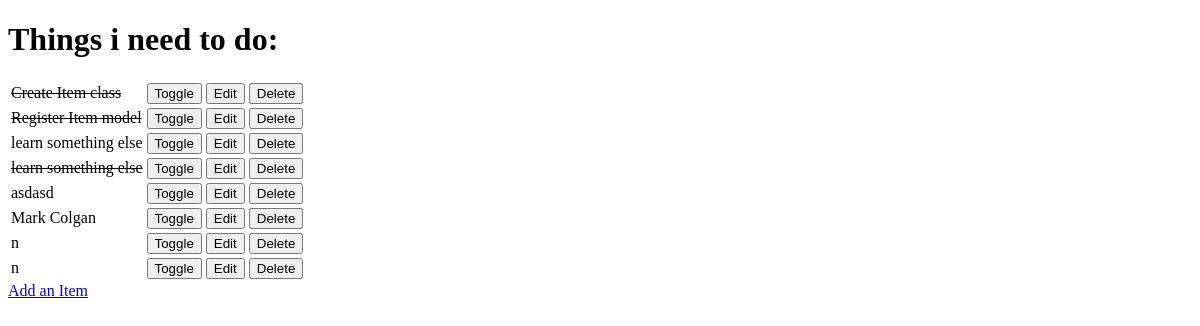
The app's page /, older data.
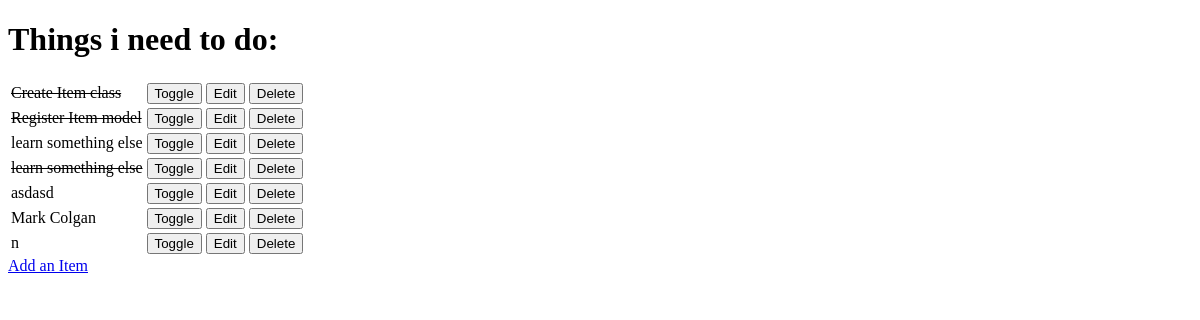
The same page, newer data.
### todo/models.py (models this page shows, shortened)
class Item(models.Model):
    name = models.CharField(max_length=50, null=False, blank=False)
    done = models.BooleanField(null=False, blank=False, default=False)

### todo/views.py (the view)
# urls.py: path("", views.get_todo_list, name="get_todo_list"),
def get_todo_list(request):
    items = Item.objects.all()  # called a queryset
    context = {
        "items": items
    }
    return render(request, "todo/todo_list.html", context)

### todo/templates/todo/todo_list.html (shortened to what this page needs)
<!DOCTYPE html>
<html lang="en">
<head>
</head>
<body>
    <h1>Things i need to do:</h1>
    <table>
        {% for item in items %}
            <tr>
                {% if item.done %}
                    <td><strike>{{ item.name }}</strike></td>
                {% else %}
                    <td>{{ item.name }}</td>
                {% endif %}
                <td>
                    <a href="/toggle/{{ item.id }}">
                        <button>Toggle</button>
                    </a>
                </td>
                <td>
                    <a href="/edit/{{ item.id }}">
                        <button>Edit</button>
                    </a>
                </td>
                <td>
                    <a href="/delete/{{ item.id }}">
                        <button>Delete</button>
                    </a>
                </td>
            </tr>
        {% empty %}
            <tr><td>You have nothing to do!</td></tr>
        {% endfor %}
    </table>
    <a href="/add/">Add an Item</a>
</body>
</html>

Row changes from the older to the newer data that the page shows:
removed Item: name "n"
